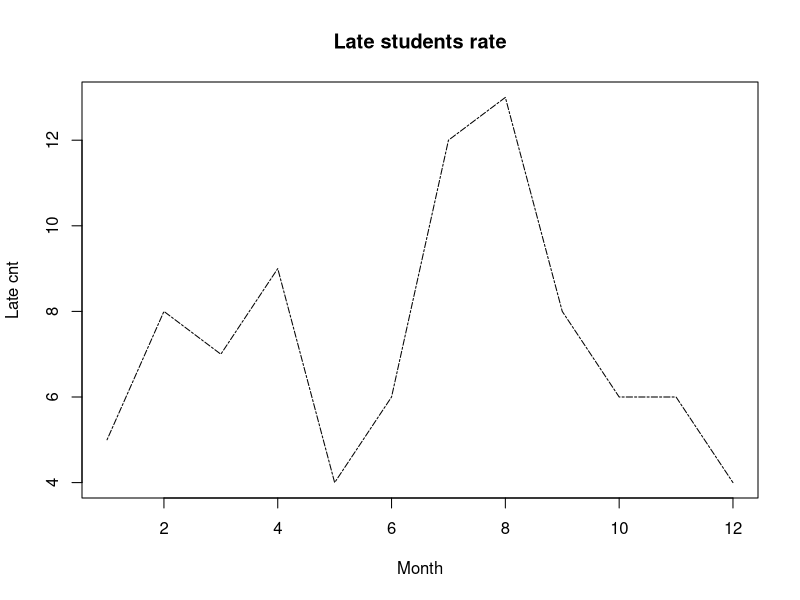

Here is the R script that generated this plot:
month = 1:12                             # Data
late  = c(5,8,7,9,4,6,12,13,8,6,6,4)     # Data      
plot(month,                              # x data
     late,                               # y data
     main="Late students rate",          # subject 
     type= "l",                          # Type of graph 
     lty=6,                              # Type of a line
     lwd=1,                              # Thick of a line
     xlab="Month",                       # x axis
     ylab="Late cnt"                     # y axis
)
